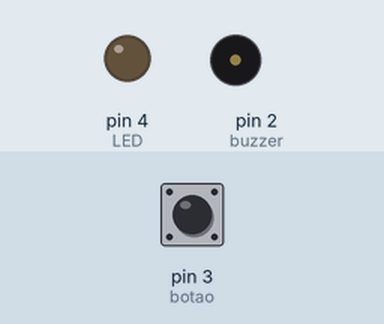
A sketch run on a simulated Arduino Uno, built with avr-gcc and run on an emulated ATmega328P. On the bench: output pins drawn as LEDs (lit = HIGH), buzzer (waves = sounding). The test bench sets the inputs (shaded band); at power-on: pin 3 (botao) HIGH.

Above: at 1.2 s.
1.3 s: pin 3 (botao) pulled LOW for 0.15 s
At 1.37 s:
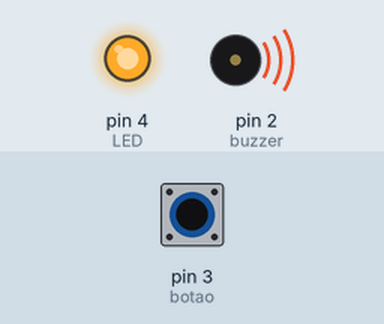
2.9 s: pin 3 (botao) pulled LOW for 3.2 s
At 6.5 s:
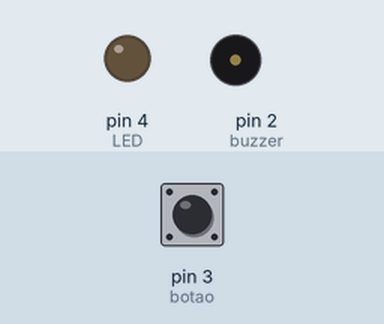
Timing chart, 0 to 8.0 s (numbered marks = the images above; inputs shaded):
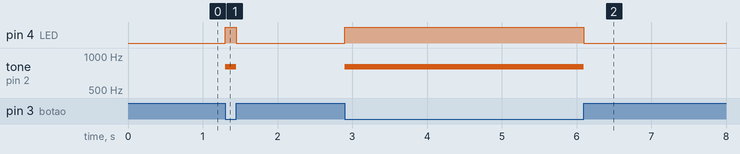

Measured:
- after the input at 1.3 s, pin 4 (LED): LOW → HIGH at once, → LOW 0.15 s later; tone on pin 2 (buzzer): silent → 800 Hz at once, → silent 0.15 s later
- after the input at 2.9 s, pin 4 (LED): LOW → HIGH at once, → LOW 3.2 s later; tone on pin 2 (buzzer): silent → 800 Hz at once, → silent 3.2 s later

The sketch:

Codigo_Morse.ino
```cpp
/****************************************************/
/* Aula 03 - Código Morse.                          */
/* Essa programação faz com que um buzzer emita som */
/* enquanto um Push-Button estiver sendo pressionado*/
/* e também um LED permaneça ligado.                */
/* Este dispositivo pode ser utilizado como         */
/* comunicador através de código morse.             */
/****************************************************/

/* Definição das portas do buzzer, botão e LED      */
#define buzzer  2
#define botao 3
#define LED 4

void setup() {
  /* Configura as portas do LED e buzzer como saída.*/
  pinMode(buzzer, OUTPUT);
  pinMode(LED, OUTPUT);
  /* Configura a porta do botão como entrada e ativa*/
  /* o resistor interno da placa.                   */
  pinMode(botao, INPUT_PULLUP);
}

void loop() {
  /* Se presionar o botão, ligue o LED e emita som. */
  if (digitalRead(botao) == LOW) {
    digitalWrite(LED, HIGH);
    tone(buzzer, 800);
  }
  /* Senão, desligue o LED e pare o som.           */
  else {
    digitalWrite(LED, LOW);
    noTone(buzzer);
  }
}
```
